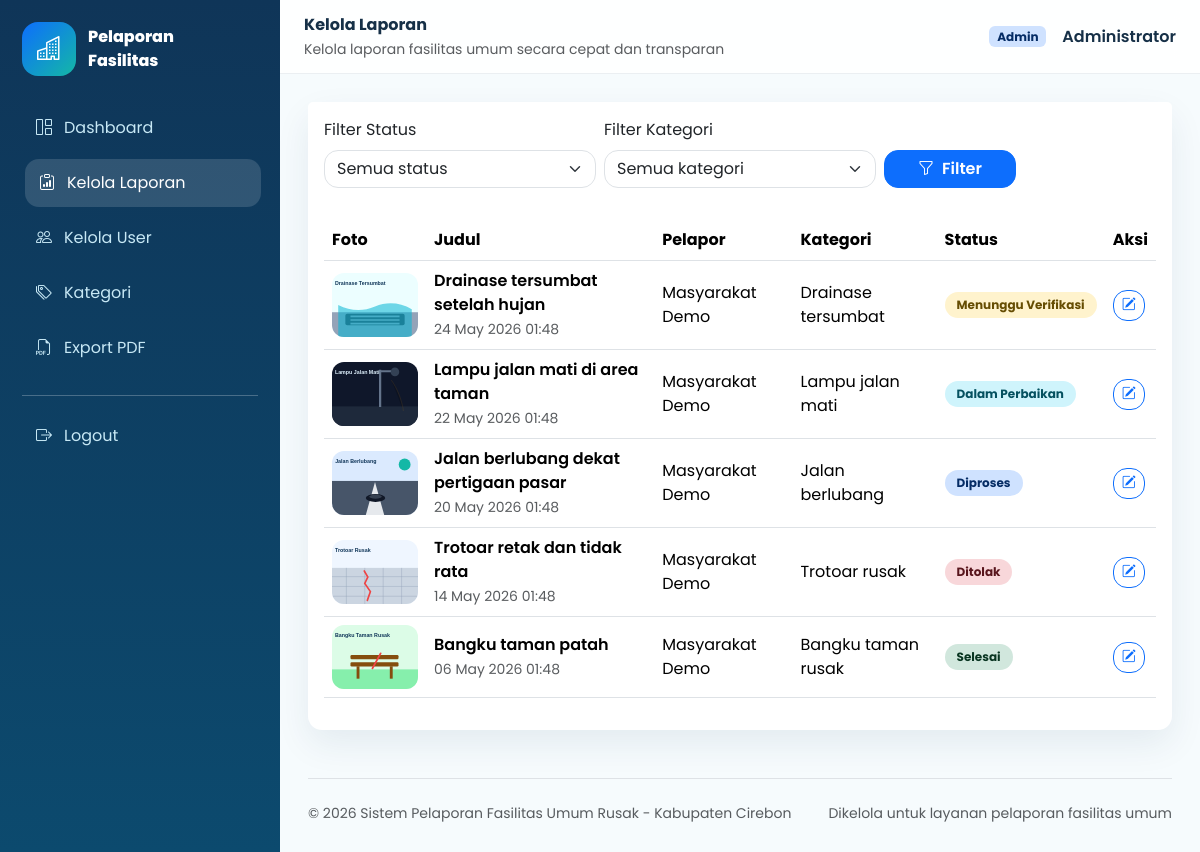
Screenshot of /public/admin/reports (signed in) with the database file from the repository.
### tables this page shows
CREATE TABLE reports (
    id INT AUTO_INCREMENT PRIMARY KEY,
    user_id INT NOT NULL,
    kategori_id INT NOT NULL,
    judul_laporan VARCHAR(160) NOT NULL,
    deskripsi TEXT NOT NULL,
    foto VARCHAR(255) NOT NULL,
    latitude DECIMAL(10, 8) NULL,
    longitude DECIMAL(11, 8) NULL,
    alamat TEXT NOT NULL,
    status ENUM('Menunggu Verifikasi', 'Diproses', 'Dalam Perbaikan', 'Selesai', 'Ditolak') NOT NULL DEFAULT 'Menunggu Verifikasi',
    catatan_petugas TEXT NULL,
    bukti_perbaikan VARCHAR(255) NULL,
    created_at TIMESTAMP DEFAULT CURRENT_TIMESTAMP,
    updated_at TIMESTAMP NULL DEFAULT NULL,
    CONSTRAINT fk_reports_user FOREIGN KEY (user_id) REFERENCES users(id) ON DELETE CASCADE,
    CONSTRAINT fk_reports_category FOREIGN KEY (kategori_id) REFERENCES categories(id) ON DELETE RESTRICT
);

CREATE TABLE users (
    id INT AUTO_INCREMENT PRIMARY KEY,
    nama VARCHAR(120) NOT NULL,
    email VARCHAR(120) NOT NULL UNIQUE,
    password VARCHAR(255) NOT NULL,
    role ENUM('admin', 'petugas', 'user') NOT NULL DEFAULT 'user',
    created_at TIMESTAMP DEFAULT CURRENT_TIMESTAMP
);

CREATE TABLE categories (
    id INT AUTO_INCREMENT PRIMARY KEY,
    nama VARCHAR(120) NOT NULL,
    icon VARCHAR(80) NOT NULL DEFAULT 'bi-tools',
    warna VARCHAR(20) NOT NULL DEFAULT '#0d6efd',
    created_at TIMESTAMP DEFAULT CURRENT_TIMESTAMP
);

### app/views/admin/reports.php (called while the page is built)
<?php require APP_ROOT . '/app/views/layouts/dashboard_header.php'; ?>
<?php require APP_ROOT . '/app/views/partials/report_table.php'; ?>
<?php require APP_ROOT . '/app/views/layouts/dashboard_footer.php'; ?>

### app/core/Controller.php (called while the page is built, shortened)
<?php
abstract class Controller
{
    protected function view(string $view, array $data = []): void
    {
        extract($data);
        require APP_ROOT . '/app/views/' . $view . '.php';
    }
}

### app/controllers/AdminController.php (called while the page is built, shortened)
<?php
class AdminController extends Controller
{
    public function reports(): void
    {
        $this->view('admin/reports', [
            'title' => 'Kelola Laporan',
            'reports' => $this->model('Report')->all($_GET['status'] ?? null, isset($_GET['kategori']) ? (int) $_GET['kategori'] : null),
            'categories' => $this->model('Category')->all(),
            'statuses' => Report::STATUSES,
        ]);
    }
}

### app/core/App.php (called while the page is built, shortened)
<?php
class App
{
    protected string $controller = 'HomeController';
    protected string $method = 'index';
    public function __construct()
    {
        $routes = $this->routes();
        $url = trim($_GET['url'] ?? '', '/');
        $requestMethod = $_SERVER['REQUEST_METHOD'];
        $routeKey = $requestMethod . ' ' . ($url === '' ? '/' : $url);
        $matched = $routes[$routeKey] ?? null;
        $params = [];
        [$this->controller, $this->method] = explode('@', $matched);
        $this->params = $params;
        call_user_func_array([new $this->controller(), $this->method], $this->params);
    }
    private function routes(): array
    {
        return [
            'GET /' => 'HomeController@index',
            'GET login' => 'AuthController@login',
            'POST login' => 'AuthController@processLogin',
            'GET register' => 'AuthController@register',
            'POST register' => 'AuthController@processRegister',
            'GET logout' => 'AuthController@logout',
            'GET user/dashboard' => 'UserController@dashboard',
            'GET user/reports/create' => 'ReportController@create',
            'POST user/reports/store' => 'ReportController@store',
            'GET user/reports' => 'ReportController@history',
            'GET user/reports/{id}' => 'ReportController@show',
            'GET user/profile' => 'ProfileController@index',
            'POST user/profile' => 'ProfileController@update',
            'GET petugas/dashboard' => 'PetugasController@dashboard',
            'GET petugas/reports' => 'PetugasController@reports',
            'POST petugas/reports/{id}/status' => 'PetugasController@updateStatus',
            'GET admin/dashboard' => 'AdminController@dashboard',
            'GET admin/reports' => 'AdminController@reports',
            'POST admin/reports/{id}/status' => 'AdminController@updateStatus',
            'GET admin/users' => 'AdminController@users',
            'POST admin/users/{id}/role' => 'AdminController@updateUserRole',
            'POST admin/users/{id}/delete' => 'AdminController@deleteUser',
            'GET admin/categories' => 'AdminController@categories',
            'POST admin/categories/store' => 'AdminController@storeCategory',
            'POST admin/categories/{id}/update' => 'AdminController@updateCategory',
            'POST admin/categories/{id}/delete' => 'AdminController@deleteCategory',
            'GET admin/map-data' => 'AdminController@mapData',
            'GET admin/export-pdf' => 'AdminController@exportPdf',
        ];
    }
}

### public/index.php (called while the page is built, shortened)
<?php
require_once APP_ROOT . '/app/core/helpers.php';
require_once APP_ROOT . '/app/core/Database.php';
require_once APP_ROOT . '/app/core/Model.php';
require_once APP_ROOT . '/app/core/Controller.php';
require_once APP_ROOT . '/app/core/App.php';
new App();

### app/core/helpers.php (called while the page is built, shortened)
<?php
function url(string $path = ''): string
{
    return rtrim(BASE_URL, '/') . '/' . ltrim($path, '/');
}
function asset(string $path): string
{
    return url('assets/' . ltrim($path, '/'));
}
function upload_url(string $path): string
{
    return rtrim(str_replace('/public', '', BASE_URL), '/') . '/uploads/' . ltrim($path, '/');
}
function current_user(): ?array
{
    return $_SESSION['user'] ?? null;
}
function is_active(string $path): string
{
    $current = trim($_GET['url'] ?? 'home', '/');
    return str_starts_with($current, trim($path, '/')) ? 'active' : '';
}
function status_class(string $status): string
{
    return match ($status) {
        'Menunggu Verifikasi' => 'bg-warning-subtle text-warning-emphasis',
        'Diproses' => 'bg-primary-subtle text-primary-emphasis',
        'Dalam Perbaikan' => 'bg-info-subtle text-info-emphasis',
        'Selesai' => 'bg-success-subtle text-success-emphasis',
        'Ditolak' => 'bg-danger-subtle text-danger-emphasis',
        default => 'bg-secondary-subtle text-secondary-emphasis',
    };
}

### app/core/Model.php (called while the page is built, shortened)
<?php
abstract class Model
{
    public function __construct()
    {
        $this->db = Database::getConnection();
    }
}

### app/core/Database.php (called while the page is built, shortened)
<?php
class Database
{
    private static ?PDO $instance = null;
    public static function getConnection(): PDO
    {
        if (self::$instance === null) {
            $dsn = 'mysql:host=' . DB_HOST . ';dbname=' . DB_NAME . ';charset=utf8mb4';
            self::$instance = new PDO($dsn, DB_USER, DB_PASS, [
                PDO::ATTR_ERRMODE => PDO::ERRMODE_EXCEPTION,
                PDO::ATTR_DEFAULT_FETCH_MODE => PDO::FETCH_ASSOC,
                PDO::ATTR_EMULATE_PREPARES => false,
            ]);
        }
        return self::$instance;
    }
}

### app/models/Report.php (called while the page is built, shortened)
<?php
class Report extends Model
{
    public function all(?string $status = null, ?int $kategoriId = null): array
    {
        $sql = 'SELECT reports.*, users.nama AS pelapor, categories.nama AS kategori, categories.icon, categories.warna
                FROM reports
                JOIN users ON users.id = reports.user_id
                JOIN categories ON categories.id = reports.kategori_id
                WHERE 1=1';
        $params = [];
        $sql .= ' ORDER BY reports.created_at DESC';
        $stmt = $this->db->prepare($sql);
        $stmt->execute($params);
        return $stmt->fetchAll();
    }
}

### app/views/partials/report_table.php (the view, shortened to what this page needs)
<div class="card border-0 shadow-soft">
    <div class="card-header bg-white border-0 py-3">
        <form class="row g-2 align-items-end" method="get">
            <div class="col-md-4">
                <label class="form-label">Filter Status</label>
                <select name="status" class="form-select">
                    <option value="">Semua status</option>
                </select>
            </div>
            <?php if (!empty($categories)): ?>
            <div class="col-md-4">
                <label class="form-label">Filter Kategori</label>
                <select name="kategori" class="form-select">
                    <option value="">Semua kategori</option>
                </select>
            </div>
            <?php endif; ?>
            <div class="col-md-2"><button class="btn btn-primary w-100"><i class="bi bi-funnel me-2"></i>Filter</button></div>
        </form>
    </div>
    <div class="card-body">
        <div class="table-responsive">
            <table class="table datatable align-middle">
                <thead><tr><th>Foto</th><th>Judul</th><th>Pelapor</th><th>Kategori</th><th>Status</th><th>Aksi</th></tr></thead>
                <tbody>
                <?php foreach ($reports as $report): ?>
                    <tr>
                        <td><img class="report-photo" src="<?= upload_url($report['foto']) ?>" alt="Foto"></td>
                        <td><div class="fw-semibold"><?= $report['judul_laporan'] ?></div><small class="text-muted"><?= date('d M Y H:i', strtotime($report['created_at'])) ?></small></td>
                        <td><?= $report['pelapor'] ?></td>
                        <td><?= $report['kategori'] ?></td>
                        <td><span class="badge badge-status <?= status_class($report['status']) ?>"><?= $report['status'] ?></span></td>
                        <td>
                            <button class="btn btn-sm btn-outline-primary" data-bs-toggle="modal" data-bs-target="#statusModal<?= $report['id'] ?>"><i class="bi bi-pencil-square"></i></button>
                        </td>
                    </tr>
                <?php endforeach; ?>
                </tbody>
            </table>
        </div>
    </div>
</div>

### app/views/layouts/dashboard_header.php (shortened to what this page needs)
<!doctype html>
<html lang="id">
<head>
    <link href="https://cdn.jsdelivr.net/npm/bootstrap@5.3.3/dist/css/bootstrap.min.css" rel="stylesheet">
    <link href="https://cdn.jsdelivr.net/npm/bootstrap-icons@1.11.3/font/bootstrap-icons.css" rel="stylesheet">
    <link href="https://cdn.datatables.net/2.0.8/css/dataTables.bootstrap5.css" rel="stylesheet">
    <link href="https://cdn.datatables.net/responsive/3.0.2/css/responsive.bootstrap5.css" rel="stylesheet">
    <link href="https://unpkg.com/leaflet@1.9.4/dist/leaflet.css" rel="stylesheet">
    <link href="<?= asset('css/style.css') ?>" rel="stylesheet">
</head>
<body>
<div class="dashboard-layout">
    <?php require APP_ROOT . '/app/views/layouts/sidebar.php'; ?>
    <main class="main-content">
        <nav class="topbar d-flex align-items-center px-3 px-lg-4 sticky-top">
            <div>
                <div class="fw-bold"><?= $title ?? 'Dashboard' ?></div>
                <small class="text-muted">Kelola laporan fasilitas umum secara cepat dan transparan</small>
            </div>
            <div class="ms-auto d-flex align-items-center gap-3">
                <span class="badge bg-primary-subtle text-primary-emphasis"><?= ucfirst(current_user()['role']) ?></span>
                <div class="fw-semibold d-none d-sm-block"><?= current_user()['nama'] ?></div>
            </div>
        </nav>
        <section class="content-wrap">

### app/views/layouts/sidebar.php (shortened to what this page needs)
<?php $role = current_user()['role']; ?>
<aside class="sidebar">
    <a href="<?= url('/') ?>" class="sidebar-brand">
        <span class="feature-icon"><i class="bi bi-buildings"></i></span>
        <span>Pelaporan<br>Fasilitas</span>
    </a>
    <nav class="nav flex-column">
        <?php if ($role === 'admin'): ?>
            <a class="nav-link <?= is_active('admin/dashboard') ?>" href="<?= url('admin/dashboard') ?>"><i class="bi bi-grid-1x2"></i> Dashboard</a>
            <a class="nav-link <?= is_active('admin/reports') ?>" href="<?= url('admin/reports') ?>"><i class="bi bi-clipboard-data"></i> Kelola Laporan</a>
            <a class="nav-link <?= is_active('admin/users') ?>" href="<?= url('admin/users') ?>"><i class="bi bi-people"></i> Kelola User</a>
            <a class="nav-link <?= is_active('admin/categories') ?>" href="<?= url('admin/categories') ?>"><i class="bi bi-tags"></i> Kategori</a>
            <a class="nav-link" href="<?= url('admin/export-pdf') ?>" target="_blank"><i class="bi bi-filetype-pdf"></i> Export PDF</a>
        <?php elseif ($role === 'petugas'): ?>
            <a class="nav-link <?= is_active('petugas/dashboard') ?>" href="<?= url('petugas/dashboard') ?>"><i class="bi bi-grid-1x2"></i> Dashboard</a>
            <a class="nav-link <?= is_active('petugas/reports') ?>" href="<?= url('petugas/reports') ?>"><i class="bi bi-tools"></i> Laporan Masuk</a>
        <?php endif; ?>
        <hr class="border-light opacity-25">
        <a class="nav-link" href="<?= url('logout') ?>"><i class="bi bi-box-arrow-right"></i> Logout</a>
    </nav>
</aside>

### app/views/layouts/dashboard_footer.php (shortened to what this page needs)
<footer class="mt-5 pt-4 border-top text-muted small d-flex flex-wrap justify-content-between gap-2">
    <span>&copy; <?= date('Y') ?> <?= APP_NAME ?> - Kabupaten Cirebon</span>
    <span>Dikelola untuk layanan pelaporan fasilitas umum</span>
</footer>
        </section>
    </main>
</div>
</body>
</html>

### public/assets/css/style.css (style rules this page uses)
:root { --primary: #0d6efd; --teal: #14b8a6; --ink: #163047; --muted: #64748b; --soft: #f3f8fb; --sidebar: #0f3558; }
* { letter-spacing: 0; }
body { font-family: 'Poppins', sans-serif; color: var(--ink); background: #f6fbfd; }
a { text-decoration: none; }
.btn, .card, .form-control, .form-select, .alert, .modal-content { border-radius: 14px; }
.btn { font-weight: 600; transition: transform .18s ease, box-shadow .18s ease; }
.shadow-soft { box-shadow: 0 14px 35px rgba(15, 53, 88, .08); }
.feature-icon { width: 54px; height: 54px; display: grid; place-items: center; color: #fff; background: linear-gradient(135deg, var(--primary), var(--teal)); border-radius: 16px; font-size: 1.5rem; }
.dashboard-layout { min-height: 100vh; display: flex; }
.sidebar { width: 280px; background: linear-gradient(180deg, #0f3558, #0c4a6e); color: #dff7ff; position: fixed; inset: 0 auto 0 0; z-index: 1040; padding: 22px; transition: transform .2s ease; }
.sidebar-brand { color: #fff; font-weight: 800; display: flex; gap: 12px; align-items: center; margin-bottom: 28px; }
.sidebar .nav-link { color: #c7e8f5; border-radius: 14px; padding: 12px 14px; display: flex; gap: 12px; align-items: center; margin-bottom: 7px; transition: background .16s ease, color .16s ease, transform .16s ease; }
.sidebar .nav-link:hover, .sidebar .nav-link.active { background: rgba(255, 255, 255, .14); color: #fff; transform: translateX(3px); }
.main-content { width: 100%; margin-left: 280px; min-height: 100vh; }
.topbar { height: 74px; background: rgba(255, 255, 255, .88); backdrop-filter: blur(12px); border-bottom: 1px solid rgba(15, 53, 88, .08); }
.content-wrap { padding: 28px; }
.table > :not(caption) > * > * { vertical-align: middle; }
.badge-status { border-radius: 999px; padding: .45rem .75rem; }
.report-photo { width: 86px; height: 64px; object-fit: cover; border-radius: 12px; }

### rows the page displays
reports: foto (picture), judul_laporan "Drainase tersumbat setelah hujan", created_at "24 May 2026 01:48", user.nama "Masyarakat Demo", kategori.nama "Drainase tersumbat", status "Menunggu Verifikasi"
reports: foto (picture), judul_laporan "Lampu jalan mati di area taman", created_at "22 May 2026 01:48", user.nama "Masyarakat Demo", kategori.nama "Lampu jalan mati", status "Dalam Perbaikan"
reports: foto (picture), judul_laporan "Jalan berlubang dekat pertigaan pasar", created_at "20 May 2026 01:48", user.nama "Masyarakat Demo", kategori.nama "Jalan berlubang", status "Diproses"
reports: foto (picture), judul_laporan "Trotoar retak dan tidak rata", created_at "14 May 2026 01:48", user.nama "Masyarakat Demo", kategori.nama "Trotoar rusak", status "Ditolak"
reports: foto (picture), judul_laporan "Bangku taman patah", created_at "06 May 2026 01:48", user.nama "Masyarakat Demo", kategori.nama "Bangku taman rusak", status "Selesai"

### other values shown
$title "Kelola Laporan"
current_user()['role'] "Admin"
current_user()['nama'] "Administrator"
APP_NAME "Sistem Pelaporan Fasilitas Umum Rusak"
